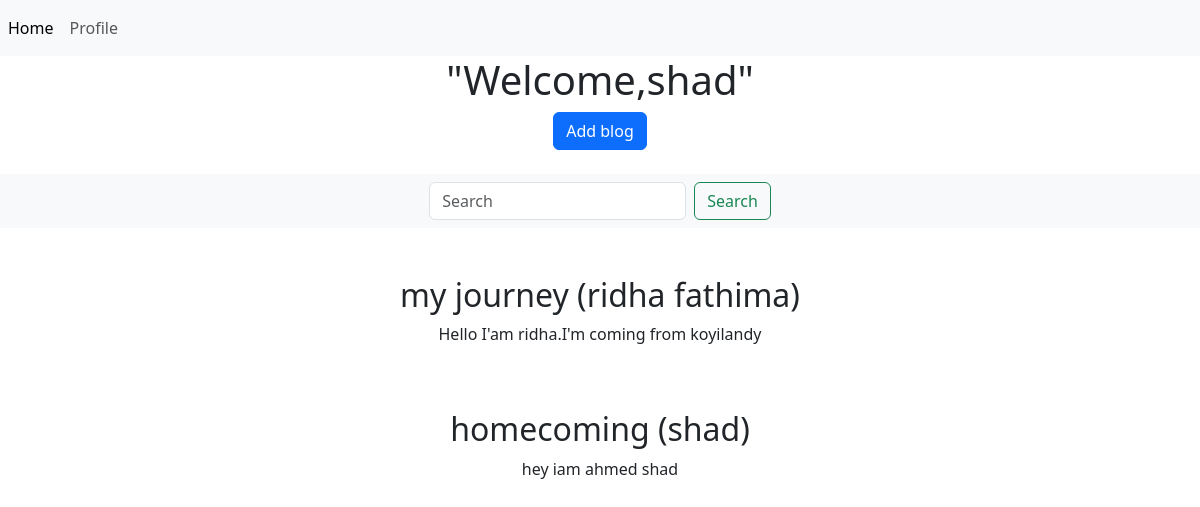
Screenshot of /home (signed in) with the database file from the repository.
### app1/models.py (models this page shows, shortened)
class Register(models.Model):
    username=models.CharField(max_length=50,unique=True)
    email=models.EmailField(unique=True)
    password=models.CharField(max_length=30)
    def __str__(self):
        return self.username

class Blog(models.Model):
    title=models.CharField(max_length=80)
    content=models.CharField(max_length=1000)
    username=models.ForeignKey(Register,on_delete=models.CASCADE)

### app1/views.py (the view)
# urls.py: 2. Add a URL to urlpatterns:  path('', views.home, name='home')
def home(request):
    if 'id' in request.session:
        username=request.session['id']
        if request.method =='GET':
            data=Register.objects.get(id=username)
            data2 = Blog.objects.all()
            return render(request, 'home.html', {'data': data, 'data2': data2})
    else:
        return redirect(display2)

### template/home.html (shortened to what this page needs)
<!DOCTYPE html>
<html lang="en">
<head>
        <link href="https://cdn.jsdelivr.net/npm/bootstrap@5.3.2/dist/css/bootstrap.min.css" rel="stylesheet">
</head>
<body>
<nav class="navbar navbar-expand-lg bg-body-tertiary">
    <div class="collapse navbar-collapse" id="navbarNavAltMarkup">
      <div class="navbar-nav">
        <a class="nav-link active" aria-current="page" href="home">Home</a>
        <a class="nav-link" href="profile">Profile</a>
      </div>
    </div>
</nav>
<center>
    <h1>"Welcome,{{data.username}}"</h1>
    <a class="btn btn-primary" href="blog" role="button">Add blog</a><br><br>
    <nav class="navbar bg-body-tertiary">
<div class="container-fluid d-flex justify-content-center align-items-center">
    <form class="d-flex" role="search" action="search" method="get">
        <input class="form-control me-2" type="search" placeholder="Search" aria-label="Search" name="search">
        <button class="btn btn-outline-success" type="submit">Search</button>
    </form>
</div>
</nav><br><br>
    {% if blog %}
    {% for i in blog %}
    <div class="container">
        <h2>{{i.title}} ({{i.username}})</h2>
        <p>{{i.content}}</p>
    </div>
    {% endfor %}
    {% elif data2 %}
    {% for i in data2 %}
    <div class="container">
        <h2>{{i.title}} ({{i.username}})</h2>
        <p>{{i.content}}</p>
    </div><br><br>
    {% endfor %}
    {% endif %}
</center>
</body>
</html>

### rows the page displays
Register: username "shad"
Blog: title "my journey", username "ridha fathima", content "Hello I'am ridha.I'm coming from koyilandy"
Blog: title "homecoming", username "shad", content "hey iam ahmed shad"
